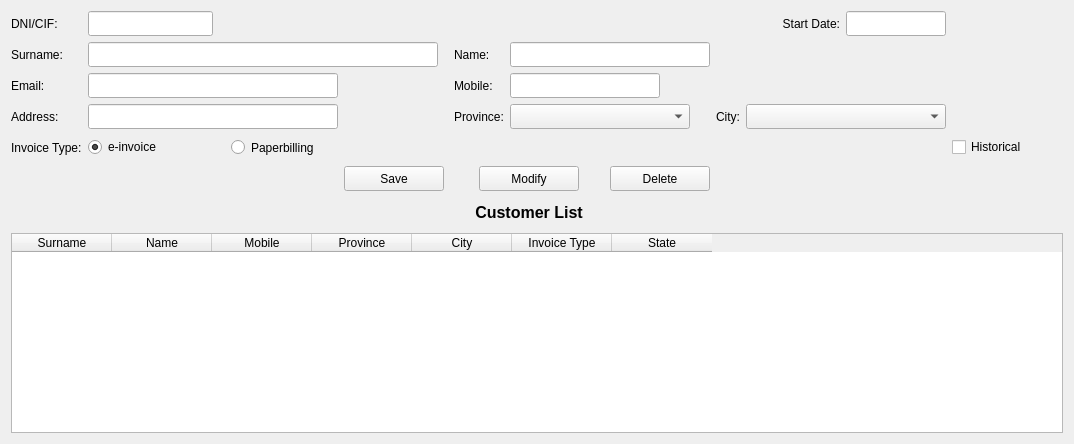
      <widget class="QWidget" name="tab">
       <attribute name="title">
        <string>Customers</string>
       </attribute>
       <layout class="QGridLayout" name="gridLayout">
        <item row="0" column="0">
         <widget class="QLabel" name="lblDnicli">
          <property name="maximumSize">
           <size>
            <width>70</width>
            <height>16777215</height>
           </size>
          </property>
          <property name="text">
           <string>DNI/CIF:</string>
          </property>
          <property name="alignment">
           <set>Qt::AlignLeading|Qt::AlignLeft|Qt::AlignVCenter</set>
          </property>
         </widget>
        </item>
        <item row="0" column="1">
         <widget class="QLineEdit" name="txtDnicli">
          <property name="minimumSize">
           <size>
            <width>125</width>
            <height>25</height>
           </size>
          </property>
          <property name="maximumSize">
           <size>
            <width>125</width>
            <height>25</height>
           </size>
          </property>
         </widget>
        </item>
        <item row="0" column="2">
         <widget class="QPushButton" name="btnBuscacli">
          <property name="maximumSize">
           <size>
            <width>30</width>
            <height>30</height>
           </size>
          </property>
          <property name="styleSheet">
           <string notr="true"/>
          </property>
          <property name="text">
           <string/>
          </property>
          <property name="icon">
           <iconset>
            <normaloff>../img/magnifier-1093183_640.webp</normaloff>../img/magnifier-1093183_640.webp</iconset>
          </property>
          <property name="flat">
           <bool>true</bool>
          </property>
         </widget>
        </item>
        <item row="0" column="3">
         <widget class="QLabel" name="lblWarning">
          <property name="text">
           <string/>
          </property>
         </widget>
        </item>
        <item row="0" column="8">
         <widget class="QLabel" name="lblAltacli">
          <property name="minimumSize">
           <size>
            <width>60</width>
            <height>25</height>
           </size>
          </property>
          <property name="maximumSize">
           <size>
            <width>140</width>
            <height>25</height>
           </size>
          </property>
          <property name="text">
           <string>Start Date:</string>
          </property>
          <property name="alignment">
           <set>Qt::AlignRight|Qt::AlignTrailing|Qt::AlignVCenter</set>
          </property>
         </widget>
        </item>
        <item row="0" column="9">
         <widget class="QLineEdit" name="txtAltacli">
          <property name="minimumSize">
           <size>
            <width>100</width>
            <height>25</height>
           </size>
          </property>
          <property name="maximumSize">
           <size>
            <width>100</width>
            <height>25</height>
           </size>
          </property>
          <property name="text">
           <string/>
          </property>
          <property name="alignment">
           <set>Qt::AlignCenter</set>
          </property>
          <property name="readOnly">
           <bool>true</bool>
          </property>
         </widget>
        </item>
        <item row="0" column="10">
         <widget class="QPushButton" name="btnFechaaltacli">
          <property name="maximumSize">
           <size>
            <width>30</width>
            <height>30</height>
           </size>
          </property>
          <property name="styleSheet">
           <string notr="true">QPushButton{
    background-color: #e6ecf3;
}
QPushButton:hover{
	background-color: #f4f7fa;
}</string>
          </property>
          <property name="text">
           <string/>
          </property>
          <property name="icon">
           <iconset>
            <normaloff>../img/calendar.png</normaloff>../img/calendar.png</iconset>
          </property>
          <property name="iconSize">
           <size>
            <width>24</width>
            <height>24</height>
           </size>
          </property>
          <property name="flat">
           <bool>true</bool>
          </property>
         </widget>
        </item>
        <item row="0" column="11">
         <widget class="QPushButton" name="btnCleancli">
          <property name="maximumSize">
           <size>
            <width>30</width>
            <height>30</height>
           </size>
          </property>
          <property name="styleSheet">
           <string notr="true">QPushButton{
    background-color: #e6ecf3;
}
QPushButton:hover{
	background-color: #f4f7fa;
}</string>
          </property>
          <property name="text">
           <string/>
          </property>
          <property name="icon">
           <iconset>
            <normaloff>../img/reload.png</normaloff>../img/reload.png</iconset>
          </property>
          <property name="iconSize">
           <size>
            <width>24</width>
            <height>24</height>
           </size>
          </property>
          <property name="flat">
           <bool>true</bool>
          </property>
         </widget>
        </item>
        <item row="1" column="0">
         <widget class="QLabel" name="lblApelcli">
          <property name="maximumSize">
           <size>
            <width>75</width>
            <height>16777215</height>
           </size>
          </property>
          <property name="text">
           <string>Surname:</string>
          </property>
         </widget>
        </item>
        <item row="1" column="1" colspan="3">
         <widget class="QLineEdit" name="txtApelcli">
          <property name="minimumSize">
           <size>
            <width>350</width>
            <height>25</height>
           </size>
          </property>
          <property name="maximumSize">
           <size>
            <width>350</width>
            <height>25</height>
           </size>
          </property>
         </widget>
        </item>
        <item row="1" column="4">
         <widget class="QLabel" name="lblNombrecli">
          <property name="maximumSize">
           <size>
            <width>75</width>
            <height>16777215</height>
           </size>
          </property>
          <property name="text">
           <string>Name:</string>
          </property>
         </widget>
        </item>
        <item row="1" column="5" colspan="2">
         <widget class="QLineEdit" name="txtNombrecli">
          <property name="minimumSize">
           <size>
            <width>200</width>
            <height>25</height>
           </size>
          </property>
          <property name="maximumSize">
           <size>
            <width>200</width>
            <height>25</height>
           </size>
          </property>
          <property name="text">
           <string/>
          </property>
         </widget>
        </item>
        <item row="2" column="0">
         <widget class="QLabel" name="lblEmailcli">
          <property name="maximumSize">
           <size>
            <width>75</width>
            <height>16777215</height>
           </size>
          </property>
          <property name="text">
           <string>Email:</string>
          </property>
         </widget>
        </item>
        <item row="2" column="1" colspan="2">
         <widget class="QLineEdit" name="txtEmailcli">
          <property name="minimumSize">
           <size>
            <width>250</width>
            <height>25</height>
           </size>
          </property>
          <property name="maximumSize">
           <size>
            <width>250</width>
            <height>25</height>
           </size>
          </property>
         </widget>
        </item>
        <item row="2" column="4">
         <widget class="QLabel" name="lblMobilecli">
          <property name="maximumSize">
           <size>
            <width>75</width>
            <height>16777215</height>
           </size>
          </property>
          <property name="text">
           <string>Mobile:</string>
          </property>
         </widget>
        </item>
        <item row="2" column="5" colspan="2">
         <widget class="QLineEdit" name="txtMobilecli">
          <property name="minimumSize">
           <size>
            <width>150</width>
            <height>25</height>
           </size>
          </property>
          <property name="maximumSize">
           <size>
            <width>150</width>
            <height>25</height>
           </size>
          </property>
          <property name="text">
           <string/>
          </property>
         </widget>
        </item>
        <item row="3" column="0">
         <widget class="QLabel" name="lblAddress">
          <property name="maximumSize">
           <size>
            <width>75</width>
            <height>16777215</height>
           </size>
          </property>
          <property name="text">
           <string>Address:</string>
          </property>
         </widget>
        </item>
        <item row="3" column="1" colspan="2">
         <widget class="QLineEdit" name="txtAddresscli">
          <property name="minimumSize">
           <size>
            <width>250</width>
            <height>25</height>
           </size>
          </property>
          <property name="maximumSize">
           <size>
            <width>250</width>
            <height>25</height>
           </size>
          </property>
         </widget>
        </item>
        <item row="3" column="4">
         <widget class="QLabel" name="lblProvincecli">
          <property name="maximumSize">
           <size>
            <width>50</width>
            <height>25</height>
           </size>
          </property>
          <property name="text">
           <string>Province:</string>
          </property>
         </widget>
        </item>
        <item row="3" column="5" colspan="2">
         <widget class="QComboBox" name="cmbProvincecli">
          <property name="minimumSize">
           <size>
            <width>180</width>
            <height>25</height>
           </size>
          </property>
          <property name="maximumSize">
           <size>
            <width>180</width>
            <height>25</height>
           </size>
          </property>
         </widget>
        </item>
        <item row="3" column="7">
         <widget class="QLabel" name="lblCitycli">
          <property name="text">
           <string>City:</string>
          </property>
         </widget>
        </item>
        <item row="3" column="8" colspan="2">
         <widget class="QComboBox" name="cmbCitycli">
          <property name="minimumSize">
           <size>
            <width>200</width>
            <height>25</height>
           </size>
          </property>
          <property name="maximumSize">
           <size>
            <width>200</width>
            <height>25</height>
           </size>
          </property>
         </widget>
        </item>
        <item row="4" column="0">
         <widget class="QLabel" name="lblTipofaccli">
          <property name="minimumSize">
           <size>
            <width>0</width>
            <height>25</height>
           </size>
          </property>
          <property name="maximumSize">
           <size>
            <width>75</width>
            <height>25</height>
           </size>
          </property>
          <property name="text">
           <string>Invoice Type:</string>
          </property>
         </widget>
        </item>
        <item row="4" column="1">
         <widget class="QRadioButton" name="rbtFace">
          <property name="minimumSize">
           <size>
            <width>100</width>
            <height>0</height>
           </size>
          </property>
          <property name="maximumSize">
           <size>
            <width>100</width>
            <height>16777215</height>
           </size>
          </property>
          <property name="text">
           <string>e-invoice</string>
          </property>
          <property name="checked">
           <bool>true</bool>
          </property>
          <attribute name="buttonGroup">
           <string notr="true">groupbtnFac</string>
          </attribute>
         </widget>
        </item>
        <item row="4" column="2">
         <widget class="QRadioButton" name="rbtFacpapel">
          <property name="minimumSize">
           <size>
            <width>100</width>
            <height>25</height>
           </size>
          </property>
          <property name="maximumSize">
           <size>
            <width>100</width>
            <height>25</height>
           </size>
          </property>
          <property name="text">
           <string>Paperbilling</string>
          </property>
          <attribute name="buttonGroup">
           <string notr="true">groupbtnFac</string>
          </attribute>
         </widget>
        </item>
        <item row="4" column="10">
         <widget class="QCheckBox" name="chkHistoriccli">
          <property name="text">
           <string>Historical</string>
          </property>
         </widget>
        </item>
        <item row="5" column="3">
         <widget class="QPushButton" name="btnSavecli">
          <property name="minimumSize">
           <size>
            <width>100</width>
            <height>25</height>
           </size>
          </property>
          <property name="maximumSize">
           <size>
            <width>100</width>
            <height>25</height>
           </size>
          </property>
          <property name="text">
           <string>Save</string>
          </property>
         </widget>
        </item>
        <item row="5" column="4" colspan="2" alignment="Qt::AlignHCenter">
         <widget class="QPushButton" name="btnModycli">
          <property name="minimumSize">
           <size>
            <width>100</width>
            <height>25</height>
           </size>
          </property>
          <property name="maximumSize">
           <size>
            <width>100</width>
            <height>25</height>
           </size>
          </property>
          <property name="text">
           <string>Modify</string>
          </property>
         </widget>
        </item>
        <item row="5" column="6">
         <widget class="QPushButton" name="btnDelcli">
          <property name="minimumSize">
           <size>
            <width>100</width>
            <height>25</height>
           </size>
          </property>
          <property name="maximumSize">
           <size>
            <width>100</width>
            <height>25</height>
           </size>
          </property>
          <property name="text">
           <string>Delete</string>
          </property>
         </widget>
        </item>
        <item row="6" column="4" colspan="2">
         <widget class="QLabel" name="lblListcli">
          <property name="sizePolicy">
           <sizepolicy hsizetype="Preferred" vsizetype="Preferred">
            <horstretch>150</horstretch>
            <verstretch>30</verstretch>
           </sizepolicy>
          </property>
          <property name="minimumSize">
           <size>
            <width>150</width>
            <height>30</height>
           </size>
          </property>
          <property name="maximumSize">
           <size>
            <width>650</width>
            <height>30</height>
           </size>
          </property>
          <property name="font">
           <font>
            <pointsize>12</pointsize>
            <bold>true</bold>
           </font>
          </property>
          <property name="text">
           <string>Customer List</string>
          </property>
          <property name="alignment">
           <set>Qt::AlignCenter</set>
          </property>
         </widget>
        </item>
        <item row="7" column="0" colspan="12">
         <widget class="QTableWidget" name="tableCustomerList">
          <property name="minimumSize">
           <size>
            <width>1050</width>
            <height>200</height>
           </size>
          </property>
          <property name="editTriggers">
           <set>QAbstractItemView::NoEditTriggers</set>
          </property>
          <property name="alternatingRowColors">
           <bool>true</bool>
          </property>
          <property name="selectionBehavior">
           <enum>QAbstractItemView::SelectRows</enum>
          </property>
          <attribute name="verticalHeaderVisible">
           <bool>false</bool>
          </attribute>
          <column>
           <property name="text">
            <string>Surname</string>
           </property>
          </column>
          <column>
           <property name="text">
            <string>Name</string>
           </property>
          </column>
          <column>
           <property name="text">
            <string>Mobile</string>
           </property>
          </column>
          <column>
           <property name="text">
            <string>Province</string>
           </property>
          </column>
          <column>
           <property name="text">
            <string>City</string>
           </property>
          </column>
          <column>
           <property name="text">
            <string>Invoice Type</string>
           </property>
          </column>
          <column>
           <property name="text">
            <string>State</string>
           </property>
          </column>
         </widget>
        </item>
       </layout>
      </widget>
